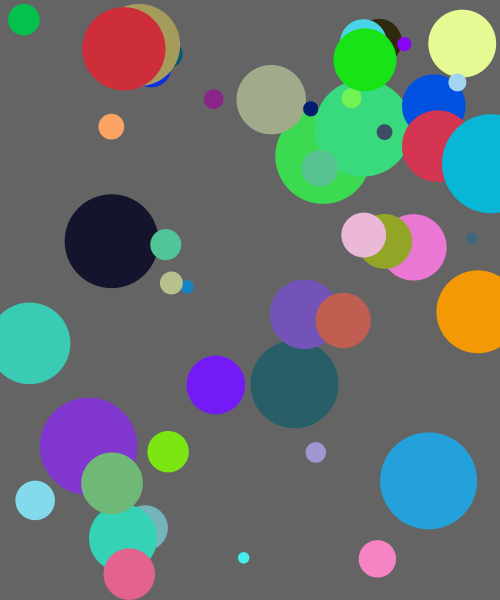
Frame 1 (no input)
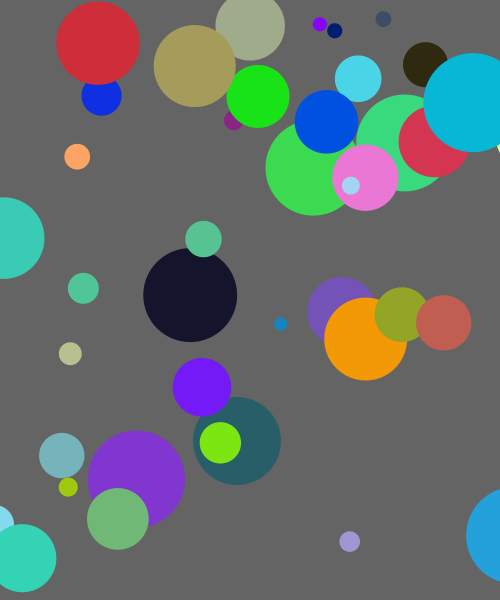
Frame 60 (the mouse pressed at the canvas centre just before this capture)
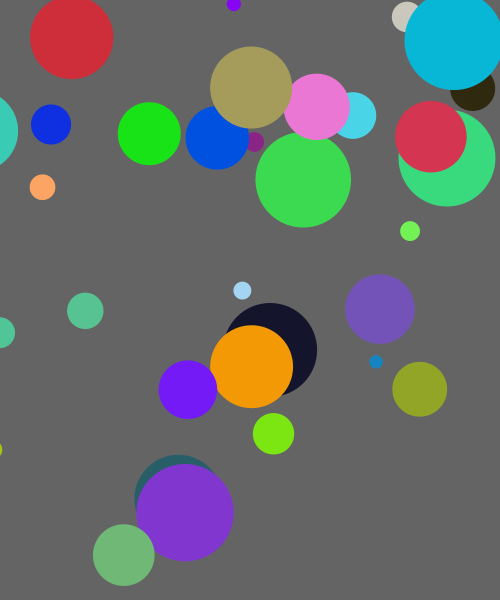
Frame 120 (the mouse held since frame 60 and released just before this capture)

The Processing sketch that drew these frames (run headless with seeded random() and noise(); from frame 60 on, the mouse is pressed at the canvas centre):

// Processing sketch: p05_11_ball_class_methods
// ── p05_11_ball_class_methods.pde
// IMA NYU Shanghai
// Interaction Lab


Ball[] balls;


void setup() {
  size(500, 600);
  noStroke();

  balls = new Ball[50];

  for (int i=0; i<balls.length; i++) {
    balls[i] = new Ball(random(width), random(height));
  }
}


void draw() {
  background(100);

  for (int i=0; i<balls.length; i++) {
    balls[i].move();  // don't forget we have to call the function!
    balls[i].display();
  }
}


class Ball {
  float x, y, size;
  color clr;
  float xspeed, yspeed;   // let's have speed variables!

  Ball(float tempX, float tempY) {
    x = tempX;
    y = tempY;
    size = random(10, 100);
    clr = color(random(255), random(255), random(255));
    
    xspeed = random(-2, 2);
    yspeed = random(-2, 2); // put some random values!
  }

  void display() {
    fill(clr);
    ellipse(x, y, size, size);
  }
  
  // we can add more functions(methods)!!
  void move() {
    x += xspeed;
    y += yspeed;
  }
}
